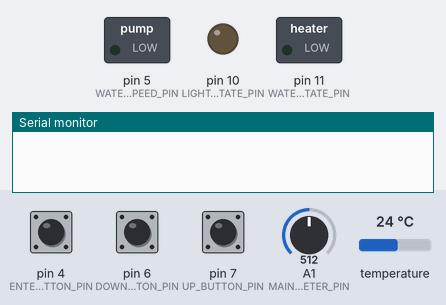
Bench run of a sketch on a simulated Arduino Uno, built with avr-gcc and run on an emulated ATmega328P. Parts: switched loads named in the sketch (green lamp = pin HIGH), output pins drawn as LEDs (lit = HIGH), the last lines printed to the serial monitor. Inputs (shaded band) come from the test bench; at power-on: pin 4 (ENTER_BUTTON_PIN) LOW, A1 (MAIN_POTENCIOMETER_PIN) = 512, pin 6 (DOWN_BUTTON_PIN) LOW, pin 7 (UP_BUTTON_PIN) LOW, temperature 24 °C.

Above: at 1.2 s.
1.3 s: pin 4 (ENTER_BUTTON_PIN) pulled HIGH for 0.15 s
At 2.0 s:
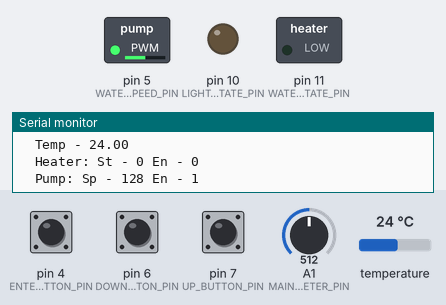
2.9 s: A1 (MAIN_POTENCIOMETER_PIN) set to 716
At 3.8 s:
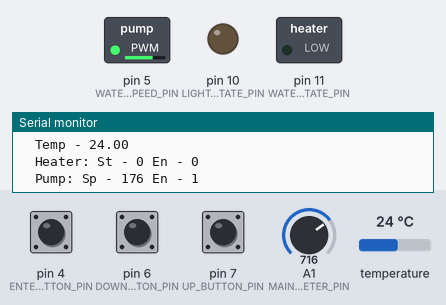
4.4 s: A1 (MAIN_POTENCIOMETER_PIN) set to 900
At 4.9 s:
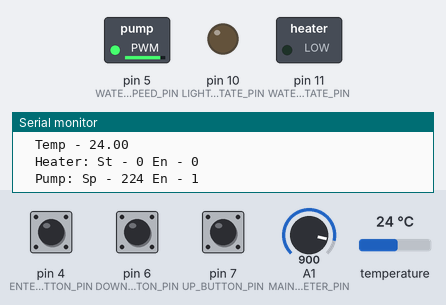
5.9 s: A1 (MAIN_POTENCIOMETER_PIN) set to 306
At 7.1 s:
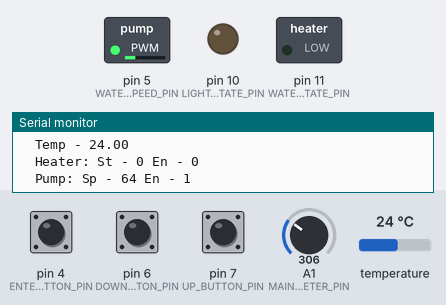
7.4 s: pin 4 (ENTER_BUTTON_PIN) pulled HIGH for 1 s
At 8.0 s:
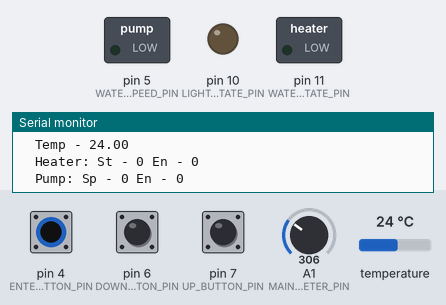
9.9 s: pin 4 (ENTER_BUTTON_PIN) pulled HIGH for 3.2 s
At 11.0 s:
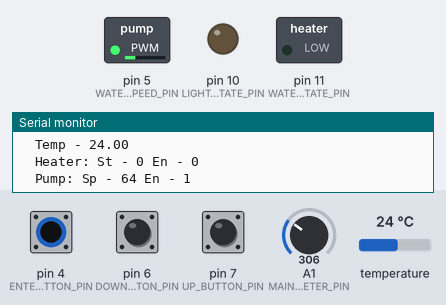
Timing chart, 0 to 12.9 s (numbered marks = the images above; inputs shaded):
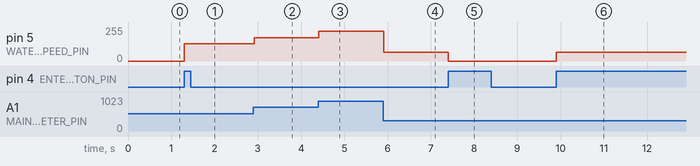

Measured:
- after the input at 1.3 s, pin 5 (WATER_PUMP_SPEED_PIN): 0/255 → 128/255 at once
- after the input at 2.9 s, pin 5 (WATER_PUMP_SPEED_PIN): 128/255 → 176/255 at once
- after the input at 4.4 s, pin 5 (WATER_PUMP_SPEED_PIN): 176/255 → 224/255 at once
- after the input at 5.9 s, pin 5 (WATER_PUMP_SPEED_PIN): 224/255 → 64/255 at once
- after the input at 7.4 s, pin 5 (WATER_PUMP_SPEED_PIN): 64/255 → 0/255 at once
- after the input at 9.9 s, pin 5 (WATER_PUMP_SPEED_PIN): 0/255 → 64/255 at once

The sketch:

Controller.ino
```cpp
// LIBRARIES

  // External
    #include <OneWire.h>
    #include <DallasTemperature.h>

  // Local
    #if defined(__AVR_ATmega328P__) || defined(__AVR_ATmega168__)
    #include "pins/pins_arduino_uno.h"
    #endif

// VARIABLES

  // Inputs
    volatile byte potenciometer = 0x00;
    volatile byte btn [3] = {0,0,0};

  // Control
    volatile bool consumed = true;
    byte action = 0x00;
    byte change = 0x00;

  // Auxiliar
    volatile byte lastIn [3] = {0,0,0};
    volatile byte counter_T2 = 1;
    volatile long last_time = 0;

  // Clocks
    volatile long current_time = 0;

  // Enables
    bool heater_en = false;
    bool light_en = false;
    bool pump_en = false;

  // Outputs
    byte heater_status = 0x00;
    byte light_status = 0x00;
    byte pump_speed = 0x00;

  // Base sensors setup
    OneWire comunication(TEMPERATURE_SENSOR_PIN);
    DallasTemperature sensors(&comunication);

// CONSTANTS


// FUNCTIONS

  // Setup
    void setup()
    {
      // Start external libraries

        Serial.begin(9600);                                                       // Start serial comunication with a baud rate 9600
        sensors.begin();                                                          // Start temperature sensor processing

      // Configure pins

        pinMode(TEMPERATURE_SENSOR_PIN, INPUT);                                   // Set temp_sensor analogic pin as input
        pinMode(MAIN_POTENCIOMETER_PIN, INPUT);                                   // Set btn1 analogic pin as input

        pinMode(ENTER_BUTTON_PIN, INPUT);                                         // Set btn0 digital pin as input
        pinMode(DOWN_BUTTON_PIN, INPUT);                                          // Set btn1 digital pin as input
        pinMode(UP_BUTTON_PIN, INPUT);                                            // Set btn2 digital pin as input

        pinMode(WATER_PUMP_SPEED_PIN, OUTPUT);                                    // Set pump_en digital pin as output

        pinMode(LIGHT_STATE_PIN, OUTPUT);                                         // Set light digital pin as output

        pinMode(WATER_HEATER_STATE_PIN, OUTPUT);                                  // Set heater digital pin as output

      // Configure interrupts

        cli();                                                                    // Stop interrupts

        // Set timer 1
        TCCR1A = 0;                                                               // Reset TCCR1A register
        TCCR1B = 0;                                                               // Reset TCCR1B register
        TCNT1  = 0;                                                               // Reset timer value
        OCR1A = 25000;                                                            // Set compare register A to 25000 --> (16*10^6) / 64 = 250 khz -> 1 / 250 khz = 4 us -> 100 ms / 4 us =  25000

        TCCR1B |= (1 << WGM12);                                                   // Set mode 4 ( CTC | Top = OCR1A | Update = immediate | Flag on = Max)
        TCCR1B |= (1 << CS10) | (1 << CS11);                                      // Set prescaler 64
        TIMSK1 |= (1 << OCIE1A);                                                  // Enable timer interrupts

        // Set timer 2
        TCCR2A = 0;                                                               // Reset TCCR1A register
        TCCR2B = 0;                                                               // Reset TCCR1B register
        TCNT2  = 0;                                                               // Reset timer value
        OCR2A = 250;                                                              // Set compare register A to 250 --> (16*10^6) / 256 = 62.5 khz -> 1 / 62.5 khz = 16 us -> 4 ms / 16 us =  250

        TCCR2B |= (1 << WGM12);                                                   // Set mode 4 ( CTC | Top = OCR1A | Update = immediate | Flag on = Max)
        TCCR2B |= (1 << CS12);                                                    // Set prescaler 256
        TIMSK2 |= (1 << OCIE2A);                                                  // Enable timer interrupts

        sei();                                                                    // Enable interrupts

      // Initiate variables

        analogWrite(WATER_PUMP_SPEED_PIN, pump_speed);                            // Write base pump_speed to pin
        digitalWrite(LIGHT_STATE_PIN, light_status);                              // Write base light_status to pin
        digitalWrite(WATER_HEATER_STATE_PIN, heater_status);                      // Write base heater_status to pin
    }

  // Collect potenciometer and update custom clock
    ISR(TIMER1_COMPA_vect)
    {
      potenciometer = ((byte)(analogRead(MAIN_POTENCIOMETER_PIN) >> 2)) & 0xf0 ;  // Read pin an1 to variable potenciometer, convert to 1 byte and set the value to multiples of 16

      current_time ++;                                                            // Increase time every 100 ms

      if(current_time >= 864000)                                                  // Check if the couter reach 24 hours
      {
        current_time = 0;                                                         // Reset current time
        last_time = 0;                                                            // Reset last time
      }
    }

  // Read buttons data
    ISR(TIMER2_COMPA_vect)
    {
      if(counter_T2 == 8)                                                         // Colect buttons data every 16 ms (4 * 4)
      {
        if(consumed)                                                              // Block new inputs if the last inputs weren't consumed
        {
          debounce_button(digitalRead(ENTER_BUTTON_PIN), 0);                      // Read pin btn0 and debounce the value
          debounce_button(digitalRead(DOWN_BUTTON_PIN), 1);                       // Read pin btn1 and debounce the value
          debounce_button(digitalRead(UP_BUTTON_PIN), 2);                         // Read pin btn2 and debounce the value

          consumed = (btn[0] | btn[1] | btn[2]) == 0;                             // Set consumed to false if a button was pressed
        }
        counter_T2 = 1;                                                           // Reset counter_T2 variable
      }
      else
      {
        counter_T2 = counter_T2 << 1;                                             // Count in powers of 2
      }
    }

  // Debounce button
    int debounce_button (int button, int index)
    {
      btn[index] = (button ^ lastIn[index]) & button;                             // Check if the new input frm the button is diferent from the last input from the button and if is 1
      lastIn[index] = button;                                                     // Update last input from the button
    }


  // Print important data to the terminal
    void current_status ()
    {
      Serial.print("Status:");
      Serial.print("\n  Time - ");
      Serial.print(current_time);
      Serial.print("\n  Light:");
      Serial.print(" St - ");
      Serial.print(light_status);
      Serial.print(" En - ");
      Serial.print(light_en);
      Serial.print("\n  Temp - ");
      Serial.print(sensors.getTempCByIndex(0));
      Serial.print("\n  Heater:");
      Serial.print(" St - ");
      Serial.print(heater_status);
      Serial.print(" En - ");
      Serial.print(heater_en);
      Serial.print("\n  Pump:");
      Serial.print(" Sp - ");
      Serial.print(pump_speed);
      Serial.print(" En - ");
      Serial.print(pump_en);
      Serial.print("\n\n");
    }

  // Main program
    void loop()
    {
      // Collect

        if (last_time + 100 < current_time)                                       // Wait at least 10 seconds
          {
            sensors.requestTemperatures();                                        // Collect the new temperature
            last_time = current_time;                                             // Update last time with new
            action = 1;                                                           // Record the action taken
          }

        else if(!consumed)                                                        // Check if a button was pressed
        {
          if((btn[0]) == 1)                                                       // Verify if the button pressed was the 1
          {
            action = 2;                                                           // Record the action taken
          }
          else if ((btn[1]) == 1)                                                 // Verify if the button pressed was the 2
          {
            action = 3;                                                           // Record the action taken
          }
          else if ((btn[2]) == 1)                                                 // Verify if the button pressed was the 3
          {
            action = 4;                                                           // Record the action taken
          }
          else
          {
            Serial.print("Error.\n");                                             // Verify if there was an error
          }
          consumed = true;                                                        // Reset the variable to allow new buttons input
        }

      // Process

        switch(action)                                                            // Execute the action collected
        {
          case 0:                                                                 // Case 0 - No changes
            break;
          case 1:                                                                 // Case 1 - New twmperature collection
            break;
          case 2:                                                                 // Case 2 - New pump enable

            pump_en = !pump_en;                                                   // Invert pump_en ( true | false )
            change = 0x04;                                                        // Record current change

            break;
          case 3:                                                                 // Case 3 - New light enable

            light_en = !light_en;                                                 // Invert light_en ( true | false )
            change = 0x05;                                                        // Record current change

            break;
          case 4:                                                                 // Case 4 - New heater enable

            heater_en = !heater_en;                                               // Invert heater_en ( true | false )
            change = 0x06;                                                        // Record current change

            break;
          default:                                                                // Case default - Error

            Serial.print("Error.\n");                                             // Verify if there was an error
        }

          if(heater_en)                                                           // Verify if heater enable is on
          {
            if (heater_status == 0x00 && sensors.getTempCByIndex(0) < 20)         // Check if the temperature is < 20 and the status is off
            {
              heater_status = 0x01;                                               // Change heater status
              change = 0x01;                                                      // Record current change
            }
            else if (heater_status == 0x01 && sensors.getTempCByIndex(0) > 25)    // Check if the temperature is > 25 and the status is on
            {
              heater_status = 0x00;                                               // Change heater status
              change = 0x01;                                                      // Record current change
            }
          }
          else if (heater_status == 0x01)                                         // Check if the status is on and the enable is off
          {
            heater_status = 0x00;                                                 // Change heater status
            change = 0x01;                                                        // Record current change
          }

          if(light_en)                                                            // Verify if light enable is on
          {
            if (current_time >= 288000 && current_time <= 720000)                 // Check if the time is between 8 am and 8 pm
            {
              if (light_status == 0x00)                                           // Check if the status is off
              {
                light_status = 0x01;                                              // Change light status
                change = 0x02;                                                    // Record current change
              }
            }
            else                                                                  // Any other time
            {
              if (light_status == 0x01)                                           // Check if the status is on
              {
                light_status = 0x00;                                              // Change light status
                change = 0x02;                                                    // Record current change
              }
            }
          }
          else if (light_status == 0x01)                                          // Check if the status is on and the enable is off
          {
            light_status = 0x00;                                                  // Change light status
            change = 0x02;                                                        // Record current change
          }

          if(pump_en)                                                             // Verify if pump enable is on
          {
            if (potenciometer != pump_speed)                                      // Check if the pump speed changed
            {
              pump_speed = potenciometer;                                         // Set the pump speed to the potenciometer value
              change = 0x03;                                                      // Record current change
            }
          }
          else if (pump_speed != 0x00)                                            // Check if the pump is not off and if the enable is off
          {
            pump_speed = 0x00;                                                    // Turn of pump
            change = 0x03;                                                        // Record current change
          }

      // Execute

        switch(change)                                                            // Execute the change
        {
          case 1:                                                                 // Case 1 - Change the heater status

            digitalWrite(WATER_HEATER_STATE_PIN, heater_status);                  // Update output

            break;
          case 2:                                                                 // Case 2 - Change the light status

            digitalWrite(LIGHT_STATE_PIN, light_status);                          // Update output

            break;
          case 3:                                                                 // Case 3 - Change the pump speed

            analogWrite(WATER_PUMP_SPEED_PIN, pump_speed);                        // Update output

            break;
        }

        if (change != 0x00)                                                       // Check if a change happened
        {
          current_status();                                                       // Show the important data
          change = 0x00;                                                          // Reset change
        }

        action = 0x00;                                                            // Reset action
    }
```

pins_arduino_uno.h
```cpp
#pragma once

/**
 *  Arduino Uno pin assignments
 */

//
// Buttons
//
#define ENTER_BUTTON_PIN                      4
#define DOWN_BUTTON_PIN                       6
#define UP_BUTTON_PIN                         7

//
// Potenciometers
//
#define MAIN_POTENCIOMETER_PIN                A1  // Analog Input

//
// Pumps
//
//#define NUTRIENTS_PUMP_SPEED_PIN
#define WATER_PUMP_SPEED_PIN                  5   // PWM

//
// Sensors
//
#define TEMPERATURE_SENSOR_PIN                A0  // Analog Input

//
// Heater
//
#define WATER_HEATER_STATE_PIN                11

//
// Light
//
#define LIGHT_STATE_PIN                       10

//
// Display
//
//#define E0_DISPLAY_PIN
//#define E1_DISPLAY_PIN
//#define E2_DISPLAY_PIN
//#define E3_DISPLAY_PIN

//#define LATCH_DISPLAY_PIN
//#define DATA_DISPLAY_PIN
//#define CLK_DISPLAY_PIN
```
